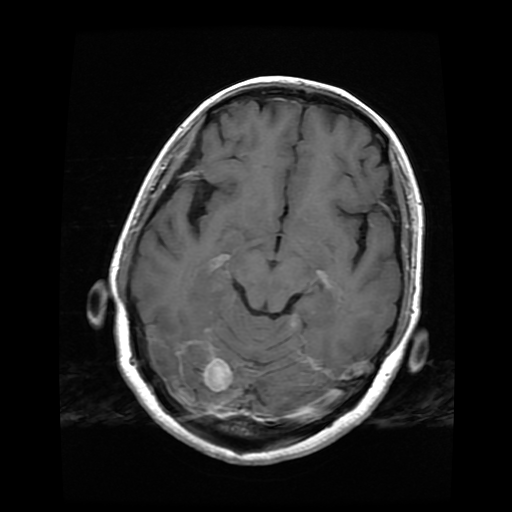
#> input picture data/images/0026_tumor.png, 512 x 512 px; its folder holds only this picture in this run
$ python data_processing.py
#> lines starting #> are read from the running program, lines starting #| are printed output that depends on the picture
import os
import cv2
import time
import numpy as np
from sklearn import model_selection as sk

# Main settings
IMG_WIDTH = 128
IMG_HEIGHT = 128
IS_VISUALIZE = False
# NUM_IMAGES_TO_PROCESS = 200

# Additional settings
DATA_PATH = 'data'
DATA_TYPE = ('train', 'validation', 'test')
EXT = 'png'
TRAIN_RATIO = 0.8
VAL_RATIO = 0.1
TEST_RATIO = 0.1

class DataProcess(object):

    def __init__(self, img_height, img_width, data_path=DATA_PATH, img_ext=EXT):

        self.img_height = img_height
        self.img_width = img_width
        self.data_path = data_path
        self.img_ext = img_ext

    def create_data(self):

        images_path = os.path.join(self.data_path, 'images')
        masks_path = os.path.join(self.data_path, 'masks')

        # Check if files were created
        npy_list = []
        is_npy_exist = True
        for i in range(len(DATA_TYPE)):
            npy_list.append(DATA_TYPE[i] + '_images.npy')
            npy_list.append(DATA_TYPE[i] + '_masks.npy')
            is_images_exist = os.path.exists(os.path.join(self.data_path, 'npy files', npy_list[i]))
            is_masks_exist = os.path.exists(os.path.join(self.data_path, 'npy files', npy_list[i + 1]))
            is_npy_exist = is_npy_exist * (is_images_exist or is_masks_exist)

        if not is_npy_exist:
            images_list = os.listdir(images_path)
            images_list.sort()
            try:
                num_samples = NUM_IMAGES_TO_PROCESS
            except NameError:
                print("\nVariable 'NUM_IMAGES_TO_PROCESS' was not set.\nFull set of images will be processed.")
                num_samples = int(len(images_list))

            images = np.ndarray((num_samples, self.img_height, self.img_width, 1), dtype=np.uint8)
            masks = np.ndarray((num_samples, self.img_height, self.img_width, 1), dtype=np.uint8)

            start = time.time()
            print('-' * 30)
            print('\tCreating the data...')
            print('\tNumber of images: {}'.format(num_samples))
            print('-' * 30)

            for i in range(num_samples):
                image_name = images_list[i]
                if 'mask' in image_name:
                    continue
                mask_name = image_name.split('.')[0] + '_mask.' + self.img_ext
                image = cv2.imread(os.path.join(images_path, image_name), cv2.IMREAD_GRAYSCALE)
#> image is the input picture: shape (512, 512); min 0, max 255, mean 39.1
                mask = cv2.imread(os.path.join(masks_path, mask_name), cv2.IMREAD_GRAYSCALE)

                if image.shape[0] != self.img_height or image.shape[1] != self.img_width:
                    image, mask = self.image_rescale(image, mask)

                image = np.array([image])
                mask = np.array([mask])
                image = image.transpose(1, 2, 0)
                mask = mask.transpose(1, 2, 0)
                images[i] = image
                masks[i] = mask

                if IS_VISUALIZE:
                    temp_image = images[i].reshape([self.img_height, self.img_width])
                    temp_mask = masks[i].reshape([self.img_height, self.img_width])
                    stacked_image = np.hstack((temp_image, temp_mask))
                    cv2.imshow('Source image and its mask', stacked_image)
                    cv2.waitKey(1000)

                if (i+1) % 100 == 0:
                        print('Done: {0}/{1} images'.format((i+1), num_samples))
            end = time.time()
            print('Creating the data done ({:1.2f} seconds)'.format(end - start))

            train_images, test_images, train_masks, test_masks = sk.train_test_split(images,
                                                                                     masks,
                                                                                     shuffle=True,
                                                                                     test_size=TEST_RATIO,
                                                                                     random_state=1)

            train_images, val_images, train_masks, val_masks = sk.train_test_split(train_images,
                                                                                   train_masks,
                                                                                   shuffle=True,
                                                                                   test_size=VAL_RATIO/(TRAIN_RATIO+VAL_RATIO),
                                                                                   random_state=1)

            start = time.time()
            np.save(os.path.join(self.data_path, 'npy files', DATA_TYPE[0] + '_images.npy'), train_images)
            np.save(os.path.join(self.data_path, 'npy files', DATA_TYPE[1] + '_images.npy'), val_images)
            np.save(os.path.join(self.data_path, 'npy files', DATA_TYPE[2] + '_images.npy'), test_images)

            np.save(os.path.join(self.data_path, 'npy files', DATA_TYPE[0] + '_masks.npy'), train_masks)
            np.save(os.path.join(self.data_path, 'npy files', DATA_TYPE[1] + '_masks.npy'), val_masks)
            np.save(os.path.join(self.data_path, 'npy files', DATA_TYPE[2] + '_masks.npy'), test_masks)
            end = time.time()
            print('Saving to .npy files done ({:1.2f} seconds)'.format(end - start))
        else:
            print('-' * 38)
            print('\tDatasets were already created.')
            print('-' * 38)

    def image_rescale(self, image, mask, interpolation=cv2.INTER_CUBIC):
#> called with interpolation = 2
        output_image = cv2.resize(image, (self.img_height, self.img_width), interpolation=interpolation)
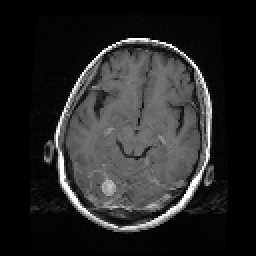
#> output_image: shape (128, 128) (shown 2 times larger); min 0, max 255, mean 39
#> (the run stopped early here; a loop or call above may not have finished)

$ run again, on data/images/0120_tumor.png
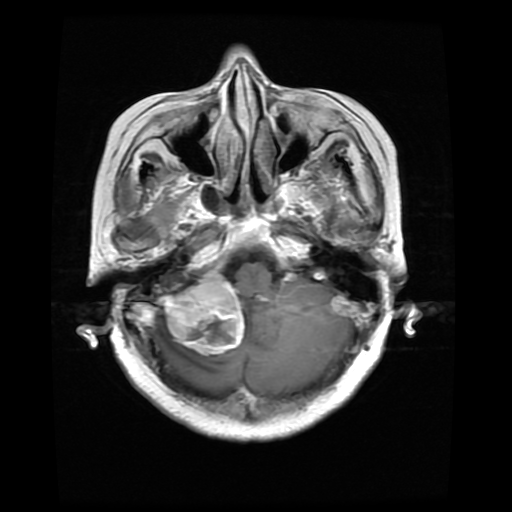
#> input picture data/images/0120_tumor.png, 512 x 512 px
#> in create_data, image is the input picture: shape (512, 512); min 0, max 255, mean 48.7
#> in image_rescale, `output_image = cv2.resize(image, (self.img_height, self.img_width), in..`:
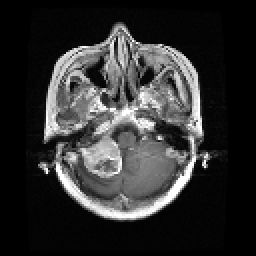
#> output_image: shape (128, 128) (shown 2 times larger); min 0, max 255, mean 48.6

$ run again, on data/images/0126_tumor.png
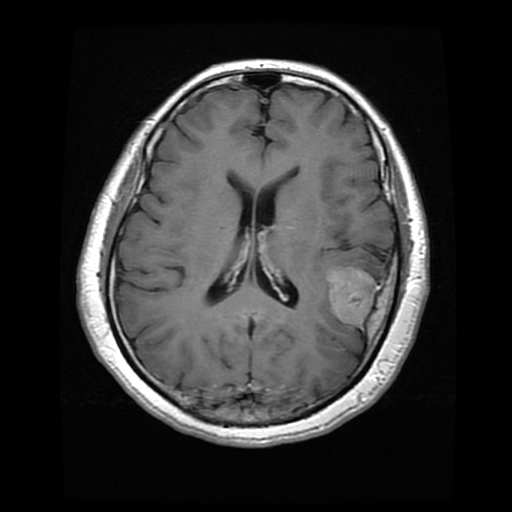
#> input picture data/images/0126_tumor.png, 512 x 512 px
#> in create_data, image is the input picture: shape (512, 512); min 0, max 255, mean 49
#> in image_rescale, `output_image = cv2.resize(image, (self.img_height, self.img_width), in..`:
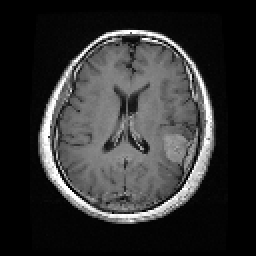
#> output_image: shape (128, 128) (shown 2 times larger); min 0, max 255, mean 49

$ run again, on data/images/0039_tumor.png
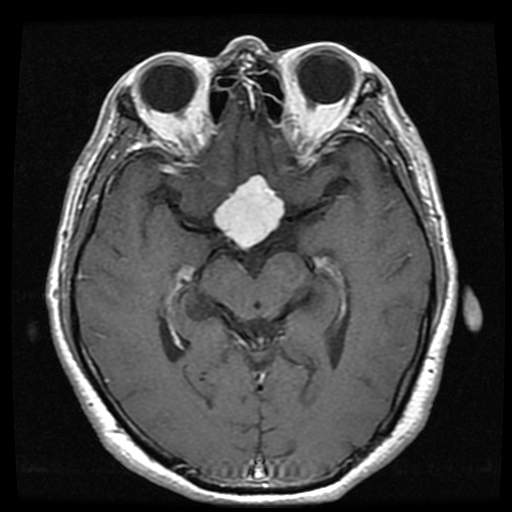
#> input picture data/images/0039_tumor.png, 512 x 512 px
#> in create_data, image is the input picture: shape (512, 512); min 0, max 255, mean 64.4
#> in image_rescale, `output_image = cv2.resize(image, (self.img_height, self.img_width), in..`:
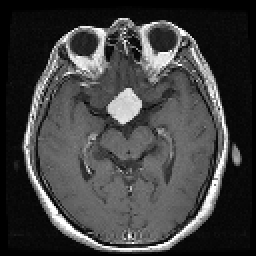
#> output_image: shape (128, 128) (shown 2 times larger); min 0, max 255, mean 64.4
